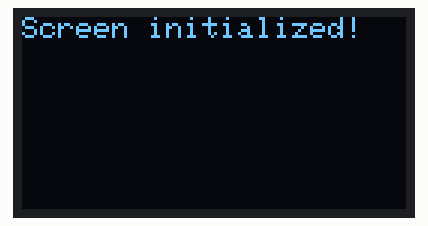
Recording of a sketch running on a simulated Arduino Uno, built with avr-gcc and run on an emulated ATmega328P. On the bench: 128×64 one-colour display. Random numbers use the default seed unless the sketch sets one; what the sketch prints to the serial monitor is not drawn.

Above: at 0.1 s.
At 5.07 s:
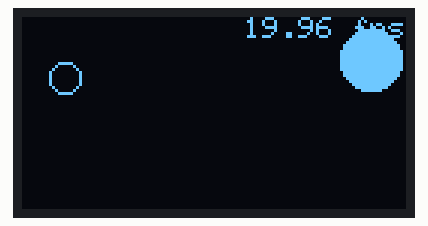
At 10.03 s:
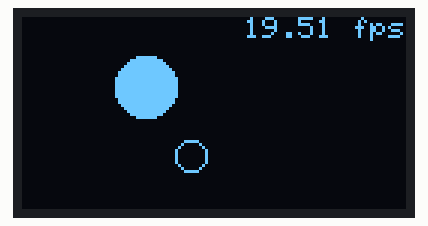
At 19.92 s:
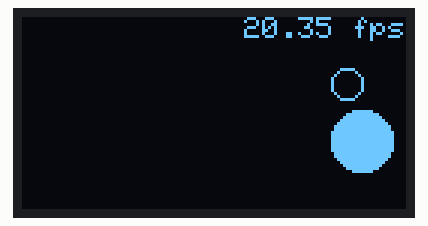
At 29.87 s:
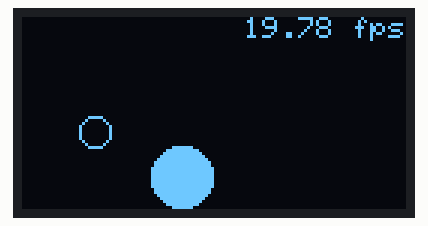
At 39.81 s:
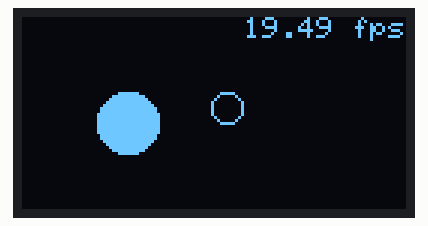

The sketch:

L1_2.ino
```cpp
#include <SPI.h>
#include <Wire.h>
#include <Adafruit_GFX.h>
#include <Adafruit_SSD1306.h>

#define SCREEN_WIDTH 128 // OLED display width, in pixels
#define SCREEN_HEIGHT 64 // OLED display height, in pixels

#define OLED_RESET     4 // Reset pin # (or -1 if sharing Arduino reset pin)
#define SCREEN_ADDRESS 0x3D ///< See datasheet for Address; 0x3D for 128x64, 0x3C for 128x32
Adafruit_SSD1306 _display(SCREEN_WIDTH, SCREEN_HEIGHT, &Wire, OLED_RESET);

// Ball struct
typedef struct ball_stats {
  const int _radius;
  int _x;  // x location of the ball
  int _y;  // y location of the ball
  int _xSpeed; // x speed of ball (in pixels per frame)
  int _ySpeed; // y speed of ball (in pixels per frame)
} Ball;

// Ball 1
Ball ball1 = {5, SCREEN_WIDTH / 2 - 10, SCREEN_HEIGHT / 2, 0, 0};
Ball ball2 = {10, SCREEN_WIDTH / 2 + 10, SCREEN_HEIGHT / 2, 0, 0};

// for tracking fps
float _fps = 0;
unsigned long _frameCount = 0;
unsigned long _fpsStartTimeStamp = 0;

// status bar
const boolean _drawStatusBar = true; // change to show/hide status bar

void setup() {
  Serial.begin(9600);

  initializeOledAndShowStartupScreen();

  // Get random speeds for both balls
  getRandomSpeed(&ball1);
  getRandomSpeed(&ball2);

  _fpsStartTimeStamp = millis();
}

void loop() {
  _display.clearDisplay();

  if(_drawStatusBar){
    drawStatusBar();
  }

  calcFrameRate();

  updateBall(&ball1);
  updateBall(&ball2);
  //checkBalls(&ball1, &ball2);

  printStats(ball1, "Ball 1");
  printStats(ball2, "Ball 2");

  drawBall(ball1, false);
  drawBall(ball2, true);

  // Render buffer to screen
  _display.display();
}

void printStats(Ball b, char* ballNum) {
  Serial.print(ballNum);
  Serial.print(": ");
  Serial.print("(");
  Serial.print(b._x);
  Serial.print(",");
  Serial.print(b._y);
  Serial.print("),(");
  Serial.print(b._xSpeed);
  Serial.print(",");
  Serial.print(b._ySpeed);
  Serial.println(")");
}

void getRandomSpeed(Ball* b) {
  // Gets a random long between min and max - 1
  // https://www.arduino.cc/reference/en/language/functions/random-numbers/random/
  b->_xSpeed = random(1, 4);
  b->_ySpeed = random(1, 4);
}

void drawBall(Ball b, bool fill) {
  if(fill) {
    // Draw and fill in circle
    _display.fillCircle(b._x, b._y, b._radius, SSD1306_WHITE);
  } else {
    // Draw circle outline
    _display.drawCircle(b._x, b._y, b._radius, SSD1306_WHITE);
  }
}

void updateBall(Ball* b) {
  // Update ball based on speed location
  b->_x += b->_xSpeed;
  b->_y += b->_ySpeed;
  checkTopBottom(b);
  checkLeftRight(b);
}

/*void checkBalls(Ball* b1, Ball* b2) {
  int xDist = abs(b1->_x - b2->_x);
  int yDist = abs(b1->_y - b2->_y);
  int totalDistSqrd = xDist^2 + yDist^2;
  int minDistSqrd = (b1->_radius + b2->_radius)^2;
  // Check for bouncing off other ball
  if(totalDistSqrd < minDistSqrd) {
    getNewSpeed(b1, b1->_xSpeed, b1->_ySpeed, xDist, yDist);
    getNewSpeed(b2, b2->_xSpeed, b2->_ySpeed, xDist, yDist);
  }
}*/


/*void getNewSpeed(Ball* b, int xSpeed, int ySpeed, int xDist, int yDist) {
  int newYSpeed = ySpeed*(xDist^2) - ySpeed*(yDist^2) - 2*xSpeed*yDist*xDist;
  int newXSpeed = xSpeed*(xDist^2) - xSpeed*(yDist^2) + 2*ySpeed*yDist*xDist;
  b->_xSpeed = newXSpeed/newYSpeed;
  b->_ySpeed = newYSpeed/newXSpeed;
}*/

void checkTopBottom(Ball* b) {
  // Check for bouncing off left or right side of screen
  if(b->_x - b->_radius <= 0 || b->_x + b->_radius >= _display.width()){
    b->_xSpeed = b->_xSpeed * -1; // reverse x direction
  }
}

void checkLeftRight(Ball* b) {
  // Check for bouncing on floor or ceiling
  if(b->_y - b->_radius <= 0 || b->_y + b->_radius >= _display.height()){
    b->_ySpeed = b->_ySpeed * -1; // reverse y direction
  }
}

/**
 * Call this from setup() to initialize the OLED screen
 */
void initializeOledAndShowStartupScreen(){
  // SSD1306_SWITCHCAPVCC = generate display voltage from 3.3V internally
  if (!_display.begin(SSD1306_SWITCHCAPVCC, 0x3D)) { // Address 0x3D for 128x64
    Serial.println(F("SSD1306 allocation failed"));
    for (;;); // Don't proceed, loop forever
  }

  // Clear the buffer
  _display.clearDisplay();

  _display.setTextSize(1);
  _display.setTextColor(WHITE, BLACK);
  _display.setCursor(0, 0);
  _display.println("Screen initialized!");
  _display.display();
  delay(500);
  _display.clearDisplay();
}

/**
 * Call this every frame to calculate frame rate
 */
void calcFrameRate() {
  unsigned long elapsedTime = millis() - _fpsStartTimeStamp;
  _frameCount++;
  if (elapsedTime > 1000) {
    _fps = _frameCount / (elapsedTime / 1000.0);
    _fpsStartTimeStamp = millis();
    _frameCount = 0;
  }
}

/**
 * Draws the status bar at top of screen with fps
 */
void drawStatusBar() {

  // Draw frame count
  int16_t x1, y1;
  uint16_t w, h;
  _display.getTextBounds("XX.XX fps", 0, 0, &x1, &y1, &w, &h);
  _display.setCursor(_display.width() - w, 0);
  _display.print(_fps);
  _display.print(" fps");
}
```
